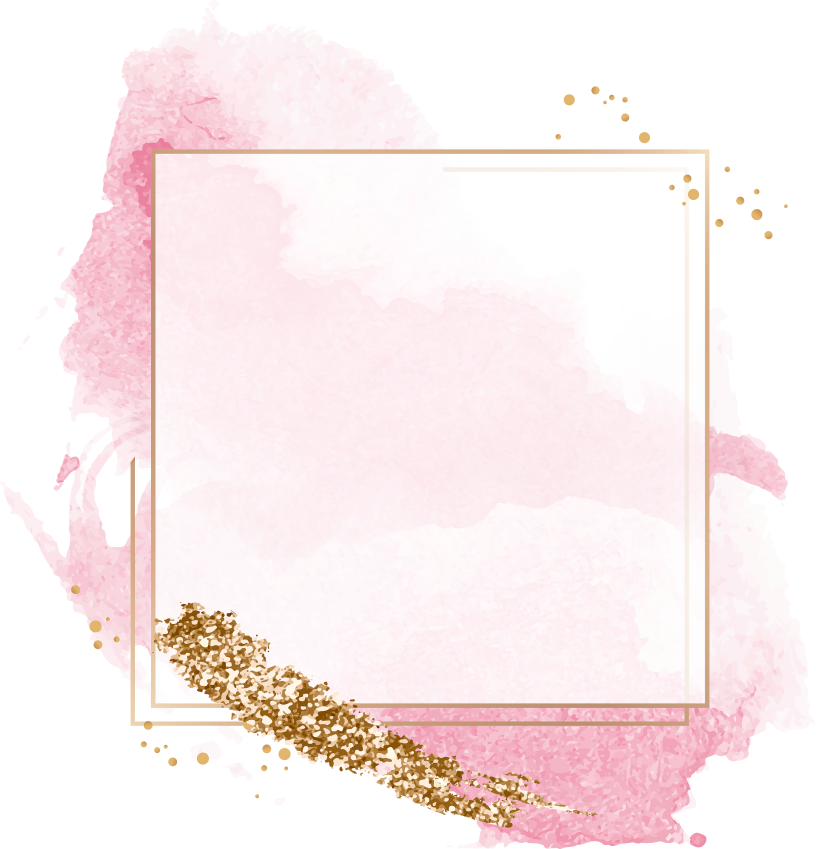
#> input picture canva/elements/prayer-cover-wash.png, 2448 x 2547 px (shown at 1/3 size)
$ python split_prayer_cover_wash.py
#> lines starting #> are read from the running program, lines starting #| are printed output that depends on the picture; after the words box and inside, x2 and y2 are one past the last pixel; in counts of white or black regions, pixels touching at a corner belong together
#> in main, src is the input picture: PIL image 2448x2547 RGBA; mean R, G, B, A 163.7, 150.7, 150.9, 165.3
### tools/build_marble_maps.py
"""Build recolorable marble maps from Canva marble exports (Design Elements, pages 68-71).

Usage: python3 tools/build_marble_maps.py <canva-page.png> <key> [--light L0,L1] [--gold C0,C1] [--hue H0,H1] [--pale C0,C1] [--tex K] [--soften R] [--photo]

Settings used (Design Elements page -> key):
  68 rose     --light 84,90 --gold 32,46 --hue 44,52
  69 burgundy --light 40,62 --gold 36,50 --hue 44,52 --tex 2 --soften 4 --photo
  70 ember    --light 8,22  --gold 22,36 --hue 36,44
  71 peach    --light 84,90 --gold 36,48 --hue 50,56

Export the page from Canva as a transparent PNG at 3264 px wide (the marble's frame is found from the
alpha channel and its soft edge trimmed). Writes, next to index.html:

  marble-layers-<key>.png  the layer map paintMarble() recolors, same channel layout as the other marbles:
                           R = the source's lightness, encoded around each layer's own middle tone at the
                               slope that layer's tone curve uses (stone 30, highlight 60, gold 100 L* per unit
                               at the default Stone texture of 60%), so the palette's own colors reproduce the
                               marble's light/dark texture instead of a flat tint;
                           G = gold vein coverage (soft edges kept);
                           B = second-stone coverage (the pale slabs / smoky wisps -> Highlights color).
  marble-<key>-gold.png    the original gold veins only (transparent elsewhere). The studio draws these exact
                           pixels in the marble's own colors and tone-transfers them for any other vein color,
                           so the metallic depth always comes from the real artwork.

Prints each layer's median color, used for the marble's "As designed" palette.
"""
import sys
import numpy as np
from PIL import Image, ImageFilter

STONE_SLOPE, HI_SLOPE, GOLD_SLOPE = 30.0, 60.0, 100.0   # L* per unit of R, from marbleLUTs() at texture 60%


def srgb_to_lab(rgb):
    c = rgb.astype(np.float64) / 255
    c = np.where(c <= .04045, c / 12.92, ((c + .055) / 1.055) ** 2.4)
    x = (c @ np.array([[.4124, .3576, .1805], [.2126, .7152, .0722], [.0193, .1192, .9505]]).T) / np.array([.95047, 1, 1.08883])
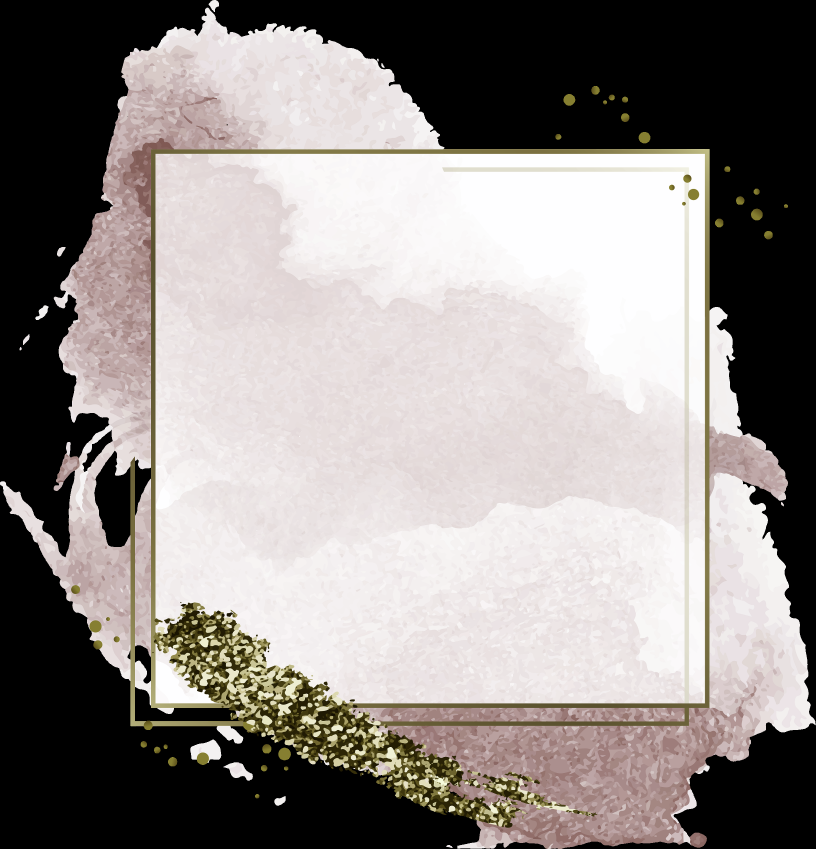
#> x: shape (2547, 2448, 3) float64 (shown at 1/3 size); mean of channels 0, 1, 2 0.571, 0.549, 0.538; drawn with min black and max white
    f = np.where(x > .008856, np.cbrt(x), 7.787 * x + 16 / 116)
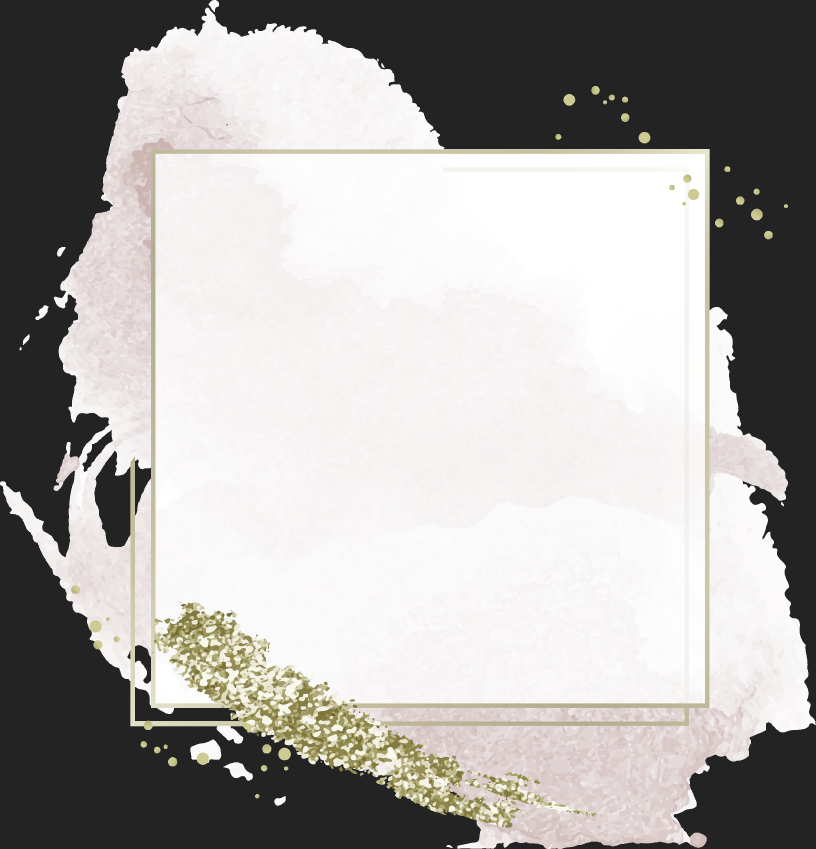
#> f: shape (2547, 2448, 3) float64 (shown at 1/3 size); mean of channels 0, 1, 2 0.672, 0.663, 0.654; drawn as R, G, B
    return np.stack([116 * f[..., 1] - 16, 500 * (f[..., 0] - f[..., 1]), 200 * (f[..., 1] - f[..., 2])], -1)


def ramp(x, a, b):
    t = np.clip((x - a) / (b - a), 0, 1)
    return t * t * (3 - 2 * t)


def blur(a, r):
    return np.asarray(Image.fromarray((np.clip(a, 0, 1) * 255).astype(np.uint8)).filter(ImageFilter.GaussianBlur(r))).astype(np.float64) / 255


PRINT_W = 2666   # the studio's 300 DPI cover width (PAGE_W / 72 * 300): no need to store more than this


# [63 lines left out: functions main, report, not called in this run]


# [4 lines that do not run on import are left out]

### tools/split_prayer_cover_wash.py
"""Split the Prayer Journal cover's flattened Canva element into background art and overlay art.

Usage: python3 tools/split_prayer_cover_wash.py

canva/elements/prayer-cover-wash.png is one flattened image: a pink watercolor wash (background art) with the
gold double frame, the glitter swipe and the gold dots (overlay art) painted on top of it. When a replacement
background is chosen the pink wash has to go while the gold stays, so this writes the gold on its own:

  canva/elements/prayer-cover-gold.png   the gold frame, glitter swipe and dots only, original pixels, transparent
                                         elsewhere, same size and position as prayer-cover-wash.png.

Gold is found the same way as the Studio's 'wash' tone preset: gold hue (Lab hue 58-108 deg) with real chroma.
The glitter's darkest flecks fall below that chroma, so dark pixels inside the glitter's own footprint are kept too.
"""
import os
import sys

import numpy as np
from PIL import Image, ImageFilter

sys.path.insert(0, os.path.dirname(__file__))
from build_marble_maps import srgb_to_lab  # noqa: E402

ROOT = os.path.join(os.path.dirname(__file__), '..', 'canva', 'elements')


def ramp(x, a, b):
    return np.clip((x - a) / (b - a), 0, 1)


def main():
    src = Image.open(os.path.join(ROOT, 'prayer-cover-wash.png')).convert('RGBA')
    px = np.array(src)
    lab = srgb_to_lab(px[..., :3])
    L, C = lab[..., 0], np.hypot(lab[..., 1], lab[..., 2])
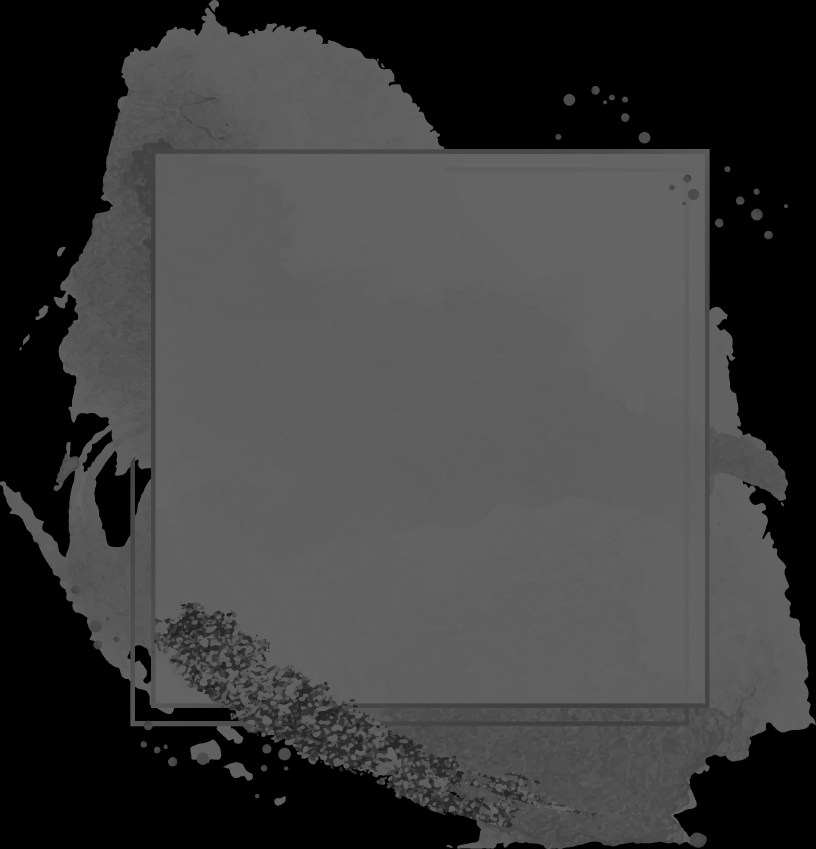
#> L: shape (2547, 2448) float64 (shown at 1/3 size); min 0, max 100, mean 60.9
    H = (np.degrees(np.arctan2(lab[..., 2], lab[..., 1])) + 360) % 360
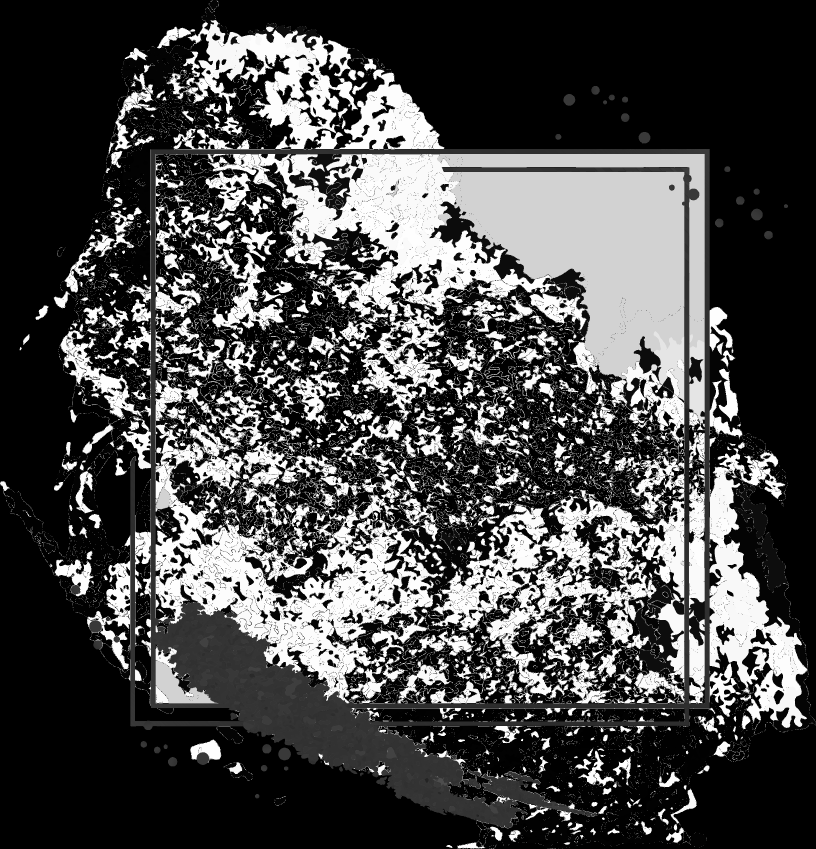
#> H: shape (2547, 2448) float64 (shown at 1/3 size); min 0, max 360, mean 104.5; drawn with min black and max white
    gold = ramp(H, 58, 66) * (1 - ramp(H, 100, 108)) * ramp(C, 12, 20)
    # The glitter's footprint: gold closed over its gaps (the thin frame lines stay thin: closing only fills small holes).
    core = Image.fromarray(((gold > .4) * 255).astype(np.uint8))
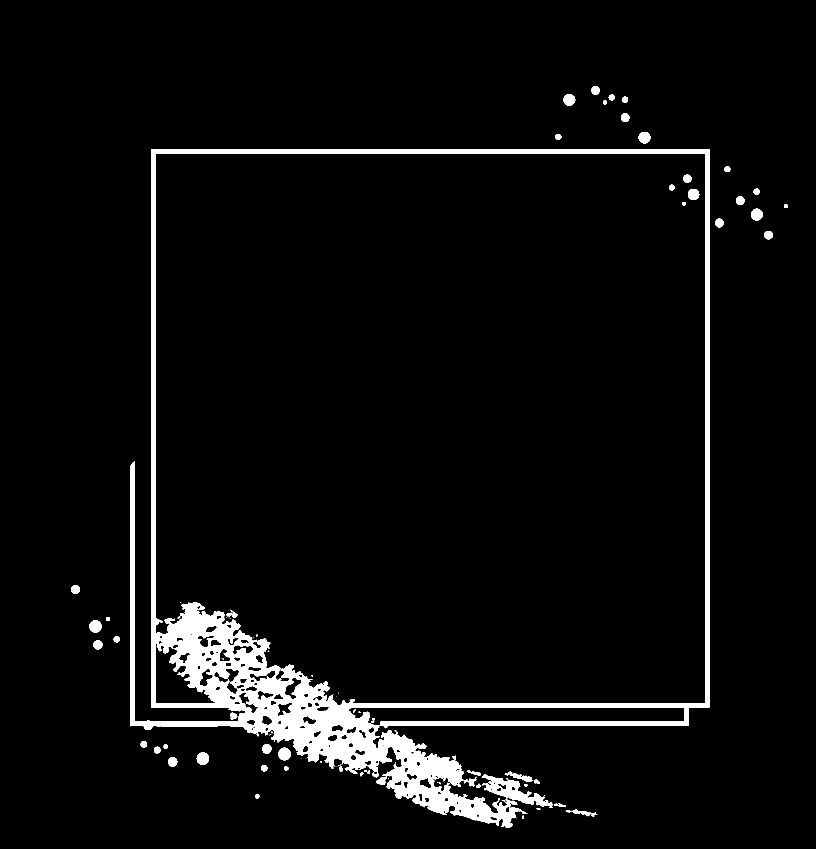
#> core: PIL image 2448x2547 L (shown at 1/3 size); 4.6% white; 112 white regions (49 under 20 px), largest, box (x1, y1, x2, y2) and area: (391, 447, 2129, 2483) 266859, (835, 2243, 873, 2281) 1116, (590, 2257, 627, 2295) 1077
    closed = np.array(core.filter(ImageFilter.MaxFilter(9)).filter(ImageFilter.MinFilter(9))) > 127
#> closed: shape (2547, 2448) bool; 4.9% white; 47 white regions (10 under 20 px), largest, box (x1, y1, x2, y2) and area: (391, 447, 2129, 2483) 291303, (835, 2243, 873, 2281) 1116, (590, 2257, 627, 2295) 1078
    dark = closed * (1 - ramp(L, 45, 60))                   # dark glitter flecks, never the pale pink paint
    weight = np.maximum(gold, dark)
    out = px.copy()
    out[..., 3] = np.round(px[..., 3] * weight).astype(np.uint8)
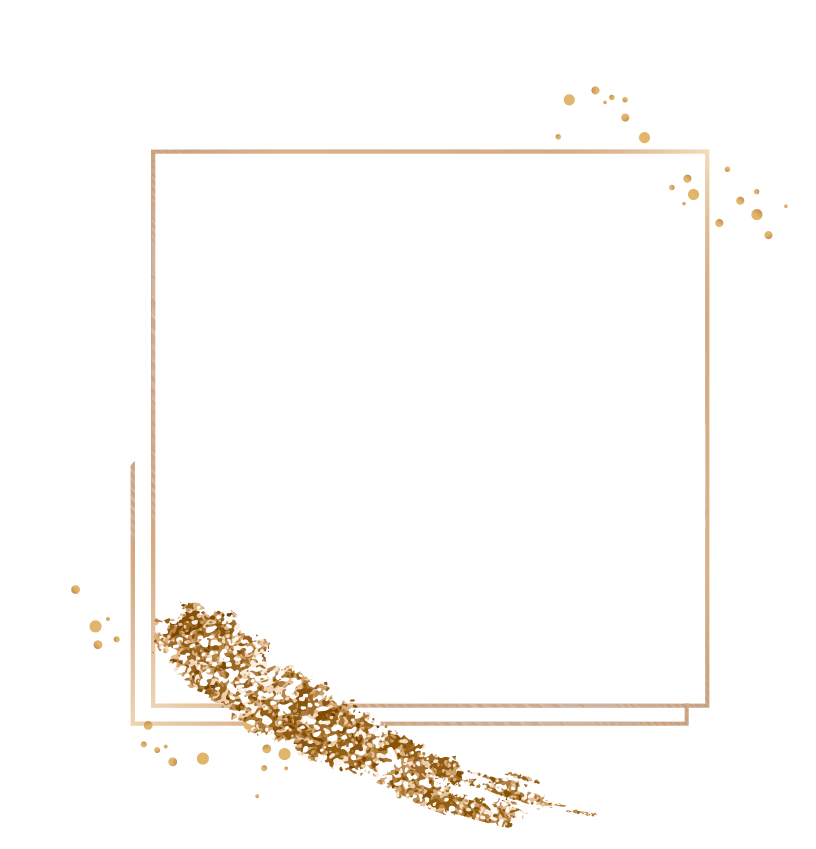
#> out: shape (2547, 2448, 4) (shown at 1/3 size); mean R, G, B, A 163.7, 150.7, 150.9, 11.2; transparent parts drawn white
    out[out[..., 3] == 0, :3] = 0
    Image.fromarray(out).save(os.path.join(ROOT, 'prayer-cover-gold.png'), optimize=True)
    print('gold coverage', round(float((out[..., 3] > 0).mean()), 4))
#| gold coverage 0.0484


if __name__ == '__main__':
    main()
